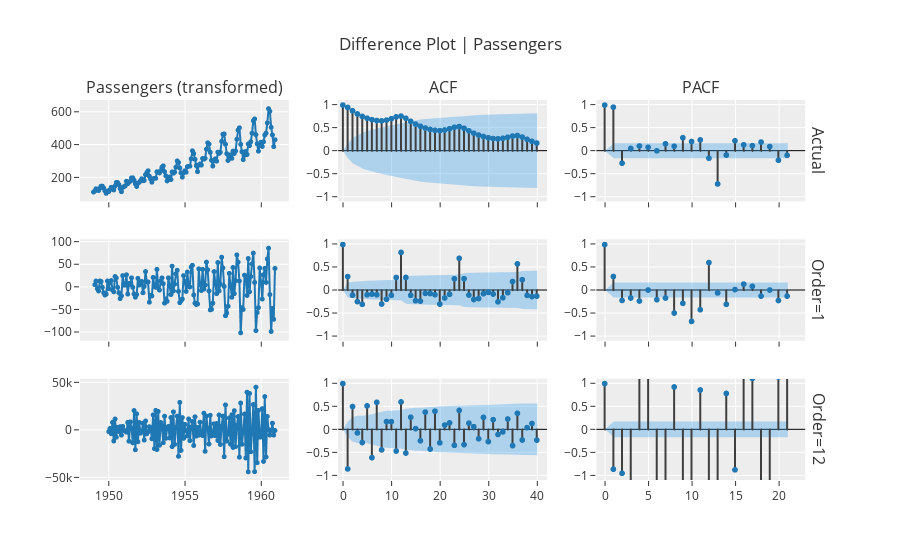

The notebook cell saved with this chart:
### Markdown cell above
## Selecting p and q:
Remember, to select p and q, we must first make the data astationary! That's why we will plot the difference model.

**Difference plotting using orders:**

find the data_kwargs here: https://github.com/pycaret/pycaret/blob/master/pycaret/time_series/forecasting/functional.py

### Code cell
exp.plot_model(plot="diff", data_kwargs={"order_list": [1,12], "acf": True, "pacf": True})
